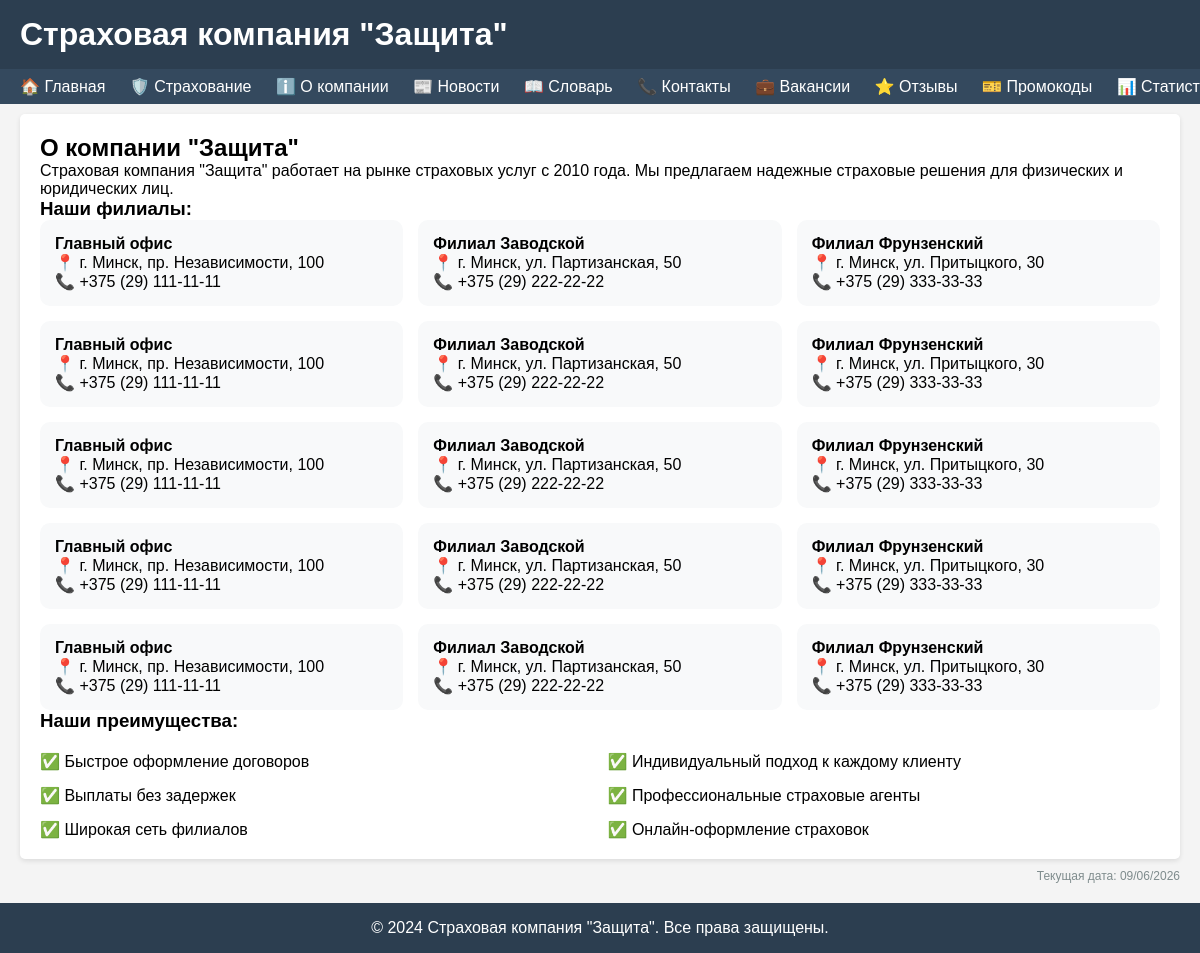
The page /about/ on the database its author committed.
### apps/core/models.py (models this page shows, shortened)
class Branch(models.Model):
    name = models.CharField(max_length=200, verbose_name="Название")
    address = models.TextField(verbose_name="Адрес")
    phone = models.CharField(max_length=20, verbose_name="Телефон")
    created_at = models.DateTimeField(auto_now_add=True)
    class Meta:
        verbose_name = "Филиал"
        verbose_name_plural = "Филиалы"

### apps/core/views.py (the view)
# urls.py: path('about/', views.about, name='about'),
def about(request):
    branches = Branch.objects.all()
    context = {'branches': branches, 'current_date': datetime.now().strftime('%d/%m/%Y')}
    return render(request, 'core/about.html', context)

### templates/core/about.html
{% extends 'base.html' %}
{% block content %}
<div class="card">
    <h2>О компании "Защита"</h2>
    <p>Страховая компания "Защита" работает на рынке страховых услуг с 2010 года. Мы предлагаем надежные страховые решения для физических и юридических лиц.</p>
    <h3>Наши филиалы:</h3>
    <div style="display: grid; grid-template-columns: repeat(auto-fill, minmax(300px, 1fr)); gap: 15px;">
        {% for branch in branches %}
        <div style="background: #f8f9fa; padding: 15px; border-radius: 10px;">
            <h4>{{ branch.name }}</h4>
            <p>📍 {{ branch.address }}</p>
            <p>📞 {{ branch.phone }}</p>
        </div>
        {% empty %}
        <p>Филиалы не добавлены</p>
        {% endfor %}
    </div>
    <h3>Наши преимущества:</h3>
    <div style="display: grid; grid-template-columns: repeat(2, 1fr); gap: 15px; margin-top: 20px;">
        <div>✅ Быстрое оформление договоров</div>
        <div>✅ Индивидуальный подход к каждому клиенту</div>
        <div>✅ Выплаты без задержек</div>
        <div>✅ Профессиональные страховые агенты</div>
        <div>✅ Широкая сеть филиалов</div>
        <div>✅ Онлайн-оформление страховок</div>
    </div>
</div>
{% endblock %}

### templates/base.html (style rules this page uses)
* { margin: 0; padding: 0; box-sizing: border-box; }
body { font-family: Arial, sans-serif; background: #f4f4f4; }
.card { background: white; padding: 20px; margin: 10px 0; border-radius: 5px; box-shadow: 0 2px 5px rgba(0,0,0,0.1); }

### rows shown on the page
Branch: name "Главный офис", address "г. Минск, пр. Независимости, 100", phone "+375 (29) 111-11-11"
Branch: name "Филиал Заводской", address "г. Минск, ул. Партизанская, 50", phone "+375 (29) 222-22-22"
Branch: name "Филиал Фрунзенский", address "г. Минск, ул. Притыцкого, 30", phone "+375 (29) 333-33-33"
Branch: name "Главный офис", address "г. Минск, пр. Независимости, 100", phone "+375 (29) 111-11-11"
Branch: name "Филиал Заводской", address "г. Минск, ул. Партизанская, 50", phone "+375 (29) 222-22-22"
Branch: name "Филиал Фрунзенский", address "г. Минск, ул. Притыцкого, 30", phone "+375 (29) 333-33-33"
Branch: name "Главный офис", address "г. Минск, пр. Независимости, 100", phone "+375 (29) 111-11-11"
Branch: name "Филиал Заводской", address "г. Минск, ул. Партизанская, 50", phone "+375 (29) 222-22-22"
Branch: name "Филиал Фрунзенский", address "г. Минск, ул. Притыцкого, 30", phone "+375 (29) 333-33-33"
Branch: name "Главный офис", address "г. Минск, пр. Независимости, 100", phone "+375 (29) 111-11-11"
Branch: name "Филиал Заводской", address "г. Минск, ул. Партизанская, 50", phone "+375 (29) 222-22-22"
Branch: name "Филиал Фрунзенский", address "г. Минск, ул. Притыцкого, 30", phone "+375 (29) 333-33-33"
Branch: name "Главный офис", address "г. Минск, пр. Независимости, 100", phone "+375 (29) 111-11-11"
Branch: name "Филиал Заводской", address "г. Минск, ул. Партизанская, 50", phone "+375 (29) 222-22-22"
Branch: name "Филиал Фрунзенский", address "г. Минск, ул. Притыцкого, 30", phone "+375 (29) 333-33-33"
